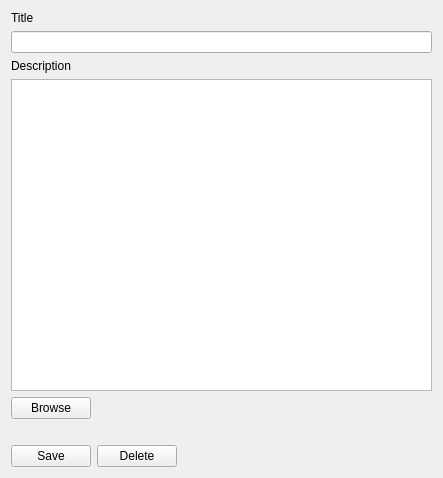
<?xml version="1.0" encoding="UTF-8"?>
<ui version="4.0">
 <class>ImangeEditor</class>
 <widget class="QWidget" name="ImangeEditor">
  <property name="geometry">
   <rect>
    <x>0</x>
    <y>0</y>
    <width>443</width>
    <height>478</height>
   </rect>
  </property>
  <property name="windowTitle">
   <string>Form</string>
  </property>
  <layout class="QVBoxLayout" name="verticalLayout_2">
   <item>
    <layout class="QVBoxLayout" name="verticalLayout">
     <item>
      <widget class="QLabel" name="labelTitle">
       <property name="text">
        <string>Title</string>
       </property>
      </widget>
     </item>
     <item>
      <widget class="QLineEdit" name="lineEditTitle"/>
     </item>
     <item>
      <widget class="QLabel" name="labelDescription">
       <property name="text">
        <string>Description</string>
       </property>
      </widget>
     </item>
     <item>
      <widget class="QTextEdit" name="textEditDescription"/>
     </item>
     <item>
      <layout class="QHBoxLayout" name="horizontalLayout_2">
       <item>
        <widget class="QPushButton" name="pushButtonBrowse">
         <property name="text">
          <string>Browse</string>
         </property>
         <property name="icon">
          <iconset resource="resources.qrc">
           <normaloff>:/new/resources/resources/browse.png</normaloff>:/new/resources/resources/browse.png</iconset>
         </property>
        </widget>
       </item>
       <item>
        <spacer name="horizontalSpacer">
         <property name="orientation">
          <enum>Qt::Horizontal</enum>
         </property>
         <property name="sizeHint" stdset="0">
          <size>
           <width>40</width>
           <height>20</height>
          </size>
         </property>
        </spacer>
       </item>
      </layout>
     </item>
     <item>
      <widget class="QLabel" name="labelImage">
       <property name="text">
        <string/>
       </property>
      </widget>
     </item>
     <item>
      <layout class="QHBoxLayout" name="horizontalLayout">
       <item>
        <widget class="QPushButton" name="pushButtonSave">
         <property name="text">
          <string>Save</string>
         </property>
         <property name="icon">
          <iconset resource="resources.qrc">
           <normaloff>:/new/resources/resources/save.png</normaloff>:/new/resources/resources/save.png</iconset>
         </property>
        </widget>
       </item>
       <item>
        <widget class="QPushButton" name="pushButtonDelete">
         <property name="text">
          <string>Delete</string>
         </property>
         <property name="icon">
          <iconset resource="resources.qrc">
           <normaloff>:/new/resources/resources/delete.png</normaloff>:/new/resources/resources/delete.png</iconset>
         </property>
        </widget>
       </item>
       <item>
        <spacer name="horizontalSpacer_2">
         <property name="orientation">
          <enum>Qt::Horizontal</enum>
         </property>
         <property name="sizeHint" stdset="0">
          <size>
           <width>40</width>
           <height>20</height>
          </size>
         </property>
        </spacer>
       </item>
      </layout>
     </item>
    </layout>
   </item>
  </layout>
 </widget>
 <resources>
  <include location="resources.qrc"/>
 </resources>
 <connections/>
</ui>
